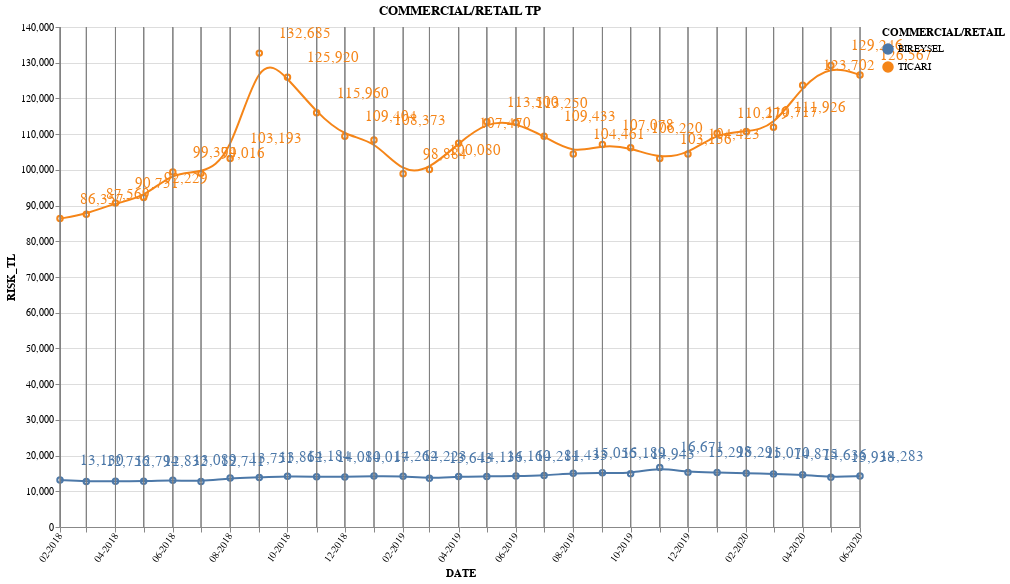
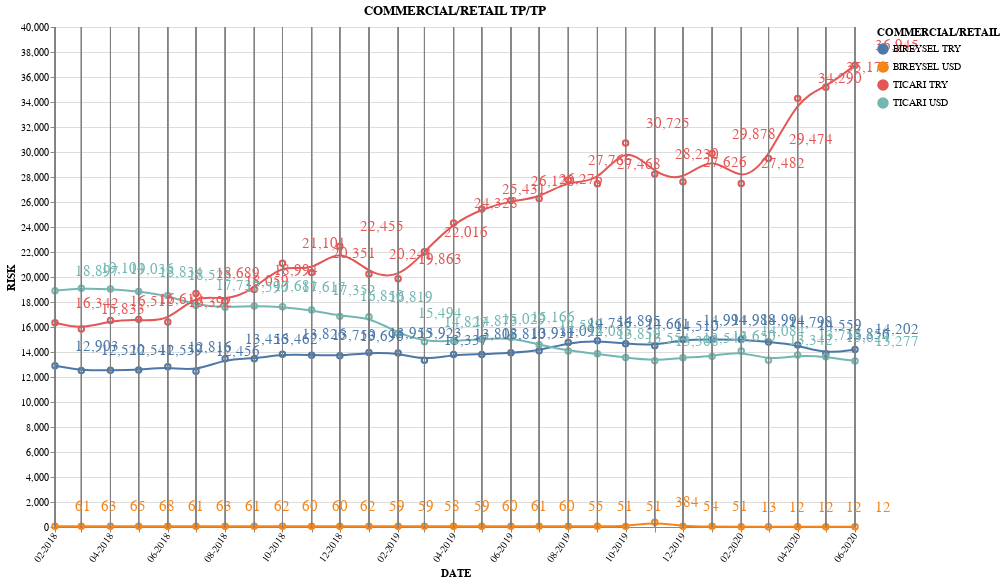
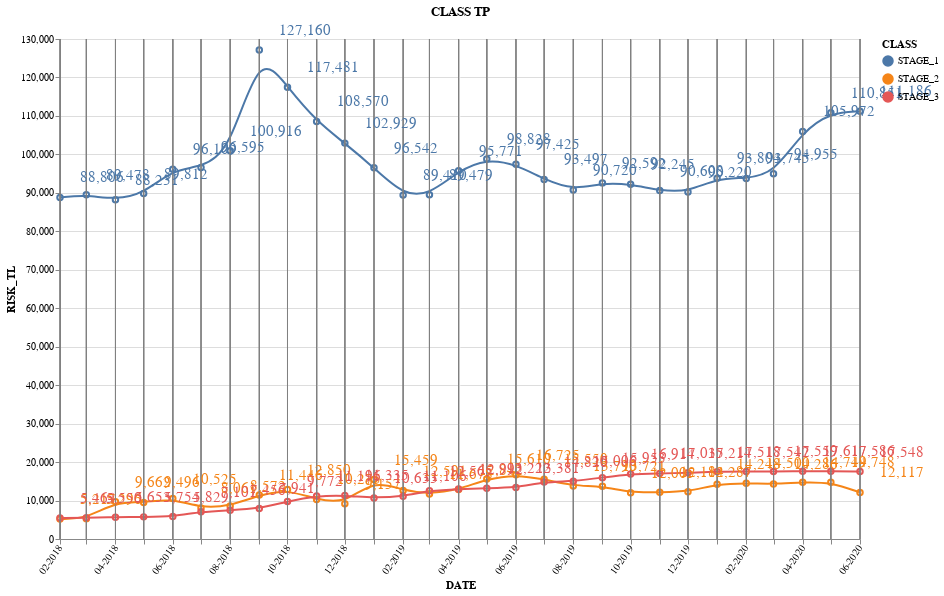
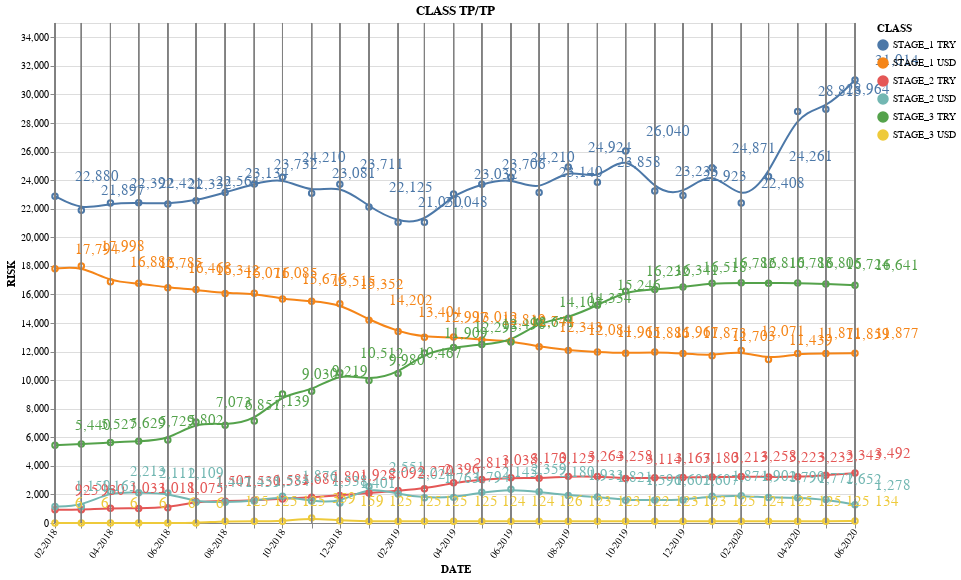

The notebook cell saved with these charts, in order:
### Markdown cell above
# Interactive Altair Charts

### Code cell
for col in ['COMMERCIAL/RETAIL','CLASS','PRODUCT_TYPE']:
    MakePlot(data, col, TP=True,  title=col + ' TP'    , save=False)
    MakePlot(data, col, TP=False, title=col + ' TP/TP', save=False)

### Figure 1 — Vega-Lite specification as saved in the notebook (floating-point values rounded to 4 significant figures)
{"config": {"view": {"continuousWidth": 400, "continuousHeight": 300}}, "layer": [{"mark": {"type": "line", "interpolate": "basis"}, "encoding": {"color": {"type": "nominal", "field": "COMMERCIAL/RETAIL"}, "x": {"type": "temporal", "axis": {"format": "%m-%Y", "labelAngle": -55}, "field": "DATE", "title": "DATE"}, "y": {"type": "quantitative", "field": "RISK_TL"}}, "title": "COMMERCIAL/RETAIL TP"}, {"mark": "point", "encoding": {"opacity": {"value": 0}, "x": {"type": "temporal", "field": "DATE"}}, "selection": {"selector025": {"type": "single", "nearest": true, "on": "mouseover", "fields": ["DATE"]}}}, {"mark": "point", "encoding": {"color": {"type": "nominal", "field": "COMMERCIAL/RETAIL"}, "opacity": {"condition": {"value": 1, "selection": "selector025"}, "value": 0}, "x": {"type": "temporal", "axis": {"format": "%m-%Y", "labelAngle": -55}, "field": "DATE", "title": "DATE"}, "y": {"type": "quantitative", "field": "RISK_TL"}}, "title": "COMMERCIAL/RETAIL TP"}, {"mark": {"type": "rule", "color": "gray"}, "encoding": {"x": {"type": "temporal", "field": "DATE"}}, "transform": [{"filter": {"selection": "selector025"}}]}, {"mark": {"type": "text", "align": "left", "dx": 20, "dy": -20, "fontSize": 15}, "encoding": {"color": {"type": "nominal", "field": "COMMERCIAL/RETAIL"}, "text": {"condition": {"type": "quantitative", "field": "RISK_TL", "format": ",.0f", "selection": "selector025"}, "value": " "}, "x": {"type": "temporal", "axis": {"format": "%m-%Y", "labelAngle": -55}, "field": "DATE", "title": "DATE"}, "y": {"type": "quantitative", "field": "RISK_TL"}}, "title": "COMMERCIAL/RETAIL TP"}], "data": {"name": "data-bb95eb8440b229c265a656243c3e9c9a"}, "height": 500, "width": 800, "$schema": "https://vega.github.io/schema/vega-lite/v4.8.1.json", "datasets": {"data-bb95eb8440b229c265a656243c3e9c9a": [{"DATE": "2018-02-01T00:00:00", "COMMERCIAL/RETAIL": "BIREYSEL", "RISK_TL": 13130.0}, {"DATE": "2018-02-01T00:00:00", "COMMERCIAL/RETAIL": "TICARI", "RISK_TL": 86360.0}, {"DATE": "2018-03-01T00:00:00", "COMMERCIAL/RETAIL": "BIREYSEL", "RISK_TL": 12760.0}, {"DATE": "2018-03-01T00:00:00", "COMMERCIAL/RETAIL": "TICARI", "RISK_TL": 87570.0}, {"DATE": "2018-04-01T00:00:00", "COMMERCIAL/RETAIL": "BIREYSEL", "RISK_TL": 12790.0}, {"DATE": "2018-04-01T00:00:00", "COMMERCIAL/RETAIL": "TICARI", "RISK_TL": 90750.0}, {"DATE": "2018-05-01T00:00:00", "COMMERCIAL/RETAIL": "BIREYSEL", "RISK_TL": 12830.0}, {"DATE": "2018-05-01T00:00:00", "COMMERCIAL/RETAIL": "TICARI", "RISK_TL": 92230.0}, {"DATE": "2018-06-01T00:00:00", "COMMERCIAL/RETAIL": "BIREYSEL", "RISK_TL": 13090.0}, {"DATE": "2018-06-01T00:00:00", "COMMERCIAL/RETAIL": "TICARI", "RISK_TL": 99370.0}, {"DATE": "2018-07-01T00:00:00", "COMMERCIAL/RETAIL": "BIREYSEL", "RISK_TL": 12740.0}, {"DATE": "2018-07-01T00:00:00", "COMMERCIAL/RETAIL": "TICARI", "RISK_TL": 99020.0}, {"DATE": "2018-08-01T00:00:00", "COMMERCIAL/RETAIL": "BIREYSEL", "RISK_TL": 13750.0}, {"DATE": "2018-08-01T00:00:00", "COMMERCIAL/RETAIL": "TICARI", "RISK_TL": 103200.0}, {"DATE": "2018-09-01T00:00:00", "COMMERCIAL/RETAIL": "BIREYSEL", "RISK_TL": 13860.0}, {"DATE": "2018-09-01T00:00:00", "COMMERCIAL/RETAIL": "TICARI", "RISK_TL": 132700.0}, {"DATE": "2018-10-01T00:00:00", "COMMERCIAL/RETAIL": "BIREYSEL", "RISK_TL": 14180.0}, {"DATE": "2018-10-01T00:00:00", "COMMERCIAL/RETAIL": "TICARI", "RISK_TL": 125900.0}, {"DATE": "2018-11-01T00:00:00", "COMMERCIAL/RETAIL": "BIREYSEL", "RISK_TL": 14080.0}, {"DATE": "2018-11-01T00:00:00", "COMMERCIAL/RETAIL": "TICARI", "RISK_TL": 116000.0}, {"DATE": "2018-12-01T00:00:00", "COMMERCIAL/RETAIL": "BIREYSEL", "RISK_TL": 14020.0}, {"DATE": "2018-12-01T00:00:00", "COMMERCIAL/RETAIL": "TICARI", "RISK_TL": 109400.0}, {"DATE": "2019-01-01T00:00:00", "COMMERCIAL/RETAIL": "BIREYSEL", "RISK_TL": 14260.0}, {"DATE": "2019-01-01T00:00:00", "COMMERCIAL/RETAIL": "TICARI", "RISK_TL": 108400.0}, {"DATE": "2019-02-01T00:00:00", "COMMERCIAL/RETAIL": "BIREYSEL", "RISK_TL": 14220.0}, {"DATE": "2019-02-01T00:00:00", "COMMERCIAL/RETAIL": "TICARI", "RISK_TL": 98880.0}, {"DATE": "2019-03-01T00:00:00", "COMMERCIAL/RETAIL": "BIREYSEL", "RISK_TL": 13640.0}, {"DATE": "2019-03-01T00:00:00", "COMMERCIAL/RETAIL": "TICARI", "RISK_TL": 100100.0}, {"DATE": "2019-04-01T00:00:00", "COMMERCIAL/RETAIL": "BIREYSEL", "RISK_TL": 14140.0}, {"DATE": "2019-04-01T00:00:00", "COMMERCIAL/RETAIL": "TICARI", "RISK_TL": 107500.0}, {"DATE": "2019-05-01T00:00:00", "COMMERCIAL/RETAIL": "BIREYSEL", "RISK_TL": 14160.0}, {"DATE": "2019-05-01T00:00:00", "COMMERCIAL/RETAIL": "TICARI", "RISK_TL": 113500.0}, {"DATE": "2019-06-01T00:00:00", "COMMERCIAL/RETAIL": "BIREYSEL", "RISK_TL": 14280.0}, {"DATE": "2019-06-01T00:00:00", "COMMERCIAL/RETAIL": "TICARI", "RISK_TL": 113200.0}, {"DATE": "2019-07-01T00:00:00", "COMMERCIAL/RETAIL": "BIREYSEL", "RISK_TL": 14430.0}, {"DATE": "2019-07-01T00:00:00", "COMMERCIAL/RETAIL": "TICARI", "RISK_TL": 109400.0}, {"DATE": "2019-08-01T00:00:00", "COMMERCIAL/RETAIL": "BIREYSEL", "RISK_TL": 15060.0}, {"DATE": "2019-08-01T00:00:00", "COMMERCIAL/RETAIL": "TICARI", "RISK_TL": 104500.0}, {"DATE": "2019-09-01T00:00:00", "COMMERCIAL/RETAIL": "BIREYSEL", "RISK_TL": 15190.0}, {"DATE": "2019-09-01T00:00:00", "COMMERCIAL/RETAIL": "TICARI", "RISK_TL": 107100.0}, {"DATE": "2019-10-01T00:00:00", "COMMERCIAL/RETAIL": "BIREYSEL", "RISK_TL": 14940.0}, {"DATE": "2019-10-01T00:00:00", "COMMERCIAL/RETAIL": "TICARI", "RISK_TL": 106200.0}, {"DATE": "2019-11-01T00:00:00", "COMMERCIAL/RETAIL": "BIREYSEL", "RISK_TL": 16670.0}, {"DATE": "2019-11-01T00:00:00", "COMMERCIAL/RETAIL": "TICARI", "RISK_TL": 103200.0}, {"DATE": "2019-12-01T00:00:00", "COMMERCIAL/RETAIL": "BIREYSEL", "RISK_TL": 15300.0}, {"DATE": "2019-12-01T00:00:00", "COMMERCIAL/RETAIL": "TICARI", "RISK_TL": 104400.0}, {"DATE": "2020-01-01T00:00:00", "COMMERCIAL/RETAIL": "BIREYSEL", "RISK_TL": 15290.0}, {"DATE": "2020-01-01T00:00:00", "COMMERCIAL/RETAIL": "TICARI", "RISK_TL": 110300.0}, {"DATE": "2020-02-01T00:00:00", "COMMERCIAL/RETAIL": "BIREYSEL", "RISK_TL": 15070.0}, {"DATE": "2020-02-01T00:00:00", "COMMERCIAL/RETAIL": "TICARI", "RISK_TL": 110700.0}, {"DATE": "2020-03-01T00:00:00", "COMMERCIAL/RETAIL": "BIREYSEL", "RISK_TL": 14870.0}, {"DATE": "2020-03-01T00:00:00", "COMMERCIAL/RETAIL": "TICARI", "RISK_TL": 111900.0}, {"DATE": "2020-04-01T00:00:00", "COMMERCIAL/RETAIL": "BIREYSEL", "RISK_TL": 14640.0}, {"DATE": "2020-04-01T00:00:00", "COMMERCIAL/RETAIL": "TICARI", "RISK_TL": 123700.0}, {"DATE": "2020-05-01T00:00:00", "COMMERCIAL/RETAIL": "BIREYSEL", "RISK_TL": 13940.0}, {"DATE": "2020-05-01T00:00:00", "COMMERCIAL/RETAIL": "TICARI", "RISK_TL": 129200.0}, {"DATE": "2020-06-01T00:00:00", "COMMERCIAL/RETAIL": "BIREYSEL", "RISK_TL": 14280.0}, {"DATE": "2020-06-01T00:00:00", "COMMERCIAL/RETAIL": "TICARI", "RISK_TL": 126600.0}]}}

### Figure 2 — Vega-Lite specification as saved in the notebook (floating-point values rounded to 4 significant figures)
{"config": {"view": {"continuousWidth": 400, "continuousHeight": 300}}, "layer": [{"mark": {"type": "line", "interpolate": "basis"}, "encoding": {"color": {"type": "nominal", "field": "COMMERCIAL/RETAIL"}, "x": {"type": "temporal", "axis": {"format": "%m-%Y", "labelAngle": -55}, "field": "DATE", "title": "DATE"}, "y": {"type": "quantitative", "field": "RISK"}}, "title": "COMMERCIAL/RETAIL TP/TP"}, {"mark": "point", "encoding": {"opacity": {"value": 0}, "x": {"type": "temporal", "field": "DATE"}}, "selection": {"selector026": {"type": "single", "nearest": true, "on": "mouseover", "fields": ["DATE"]}}}, {"mark": "point", "encoding": {"color": {"type": "nominal", "field": "COMMERCIAL/RETAIL"}, "opacity": {"condition": {"value": 1, "selection": "selector026"}, "value": 0}, "x": {"type": "temporal", "axis": {"format": "%m-%Y", "labelAngle": -55}, "field": "DATE", "title": "DATE"}, "y": {"type": "quantitative", "field": "RISK"}}, "title": "COMMERCIAL/RETAIL TP/TP"}, {"mark": {"type": "rule", "color": "gray"}, "encoding": {"x": {"type": "temporal", "field": "DATE"}}, "transform": [{"filter": {"selection": "selector026"}}]}, {"mark": {"type": "text", "align": "left", "dx": 20, "dy": -20, "fontSize": 15}, "encoding": {"color": {"type": "nominal", "field": "COMMERCIAL/RETAIL"}, "text": {"condition": {"type": "quantitative", "field": "RISK", "format": ",.0f", "selection": "selector026"}, "value": " "}, "x": {"type": "temporal", "axis": {"format": "%m-%Y", "labelAngle": -55}, "field": "DATE", "title": "DATE"}, "y": {"type": "quantitative", "field": "RISK"}}, "title": "COMMERCIAL/RETAIL TP/TP"}], "data": {"name": "data-11d53dd5ac1e2888c25da7c15662e256"}, "height": 500, "width": 800, "$schema": "https://vega.github.io/schema/vega-lite/v4.8.1.json", "datasets": {"data-11d53dd5ac1e2888c25da7c15662e256": [{"DATE": "2018-02-01T00:00:00", "COMMERCIAL/RETAIL": "BIREYSEL TRY", "CURRENCY": "TRY", "RISK": 12900.0}, {"DATE": "2018-02-01T00:00:00", "COMMERCIAL/RETAIL": "BIREYSEL USD", "CURRENCY": "USD", "RISK": 61.38}, {"DATE": "2018-02-01T00:00:00", "COMMERCIAL/RETAIL": "TICARI TRY", "CURRENCY": "TRY", "RISK": 16340.0}, {"DATE": "2018-02-01T00:00:00", "COMMERCIAL/RETAIL": "TICARI USD", "CURRENCY": "USD", "RISK": 18900.0}, {"DATE": "2018-03-01T00:00:00", "COMMERCIAL/RETAIL": "BIREYSEL TRY", "CURRENCY": "TRY", "RISK": 12520.0}, {"DATE": "2018-03-01T00:00:00", "COMMERCIAL/RETAIL": "BIREYSEL USD", "CURRENCY": "USD", "RISK": 62.68}, {"DATE": "2018-03-01T00:00:00", "COMMERCIAL/RETAIL": "TICARI TRY", "CURRENCY": "TRY", "RISK": 15830.0}, {"DATE": "2018-03-01T00:00:00", "COMMERCIAL/RETAIL": "TICARI USD", "CURRENCY": "USD", "RISK": 19100.0}, {"DATE": "2018-04-01T00:00:00", "COMMERCIAL/RETAIL": "BIREYSEL TRY", "CURRENCY": "TRY", "RISK": 12540.0}, {"DATE": "2018-04-01T00:00:00", "COMMERCIAL/RETAIL": "BIREYSEL USD", "CURRENCY": "USD", "RISK": 64.96}, {"DATE": "2018-04-01T00:00:00", "COMMERCIAL/RETAIL": "TICARI TRY", "CURRENCY": "TRY", "RISK": 16510.0}, {"DATE": "2018-04-01T00:00:00", "COMMERCIAL/RETAIL": "TICARI USD", "CURRENCY": "USD", "RISK": 19040.0}, {"DATE": "2018-05-01T00:00:00", "COMMERCIAL/RETAIL": "BIREYSEL TRY", "CURRENCY": "TRY", "RISK": 12560.0}, {"DATE": "2018-05-01T00:00:00", "COMMERCIAL/RETAIL": "BIREYSEL USD", "CURRENCY": "USD", "RISK": 68.12}, {"DATE": "2018-05-01T00:00:00", "COMMERCIAL/RETAIL": "TICARI TRY", "CURRENCY": "TRY", "RISK": 16610.0}, {"DATE": "2018-05-01T00:00:00", "COMMERCIAL/RETAIL": "TICARI USD", "CURRENCY": "USD", "RISK": 18830.0}, {"DATE": "2018-06-01T00:00:00", "COMMERCIAL/RETAIL": "BIREYSEL TRY", "CURRENCY": "TRY", "RISK": 12820.0}, {"DATE": "2018-06-01T00:00:00", "COMMERCIAL/RETAIL": "BIREYSEL USD", "CURRENCY": "USD", "RISK": 60.98}, {"DATE": "2018-06-01T00:00:00", "COMMERCIAL/RETAIL": "TICARI TRY", "CURRENCY": "TRY", "RISK": 16390.0}, {"DATE": "2018-06-01T00:00:00", "COMMERCIAL/RETAIL": "TICARI USD", "CURRENCY": "USD", "RISK": 18520.0}, {"DATE": "2018-07-01T00:00:00", "COMMERCIAL/RETAIL": "BIREYSEL TRY", "CURRENCY": "TRY", "RISK": 12460.0}, {"DATE": "2018-07-01T00:00:00", "COMMERCIAL/RETAIL": "BIREYSEL USD", "CURRENCY": "USD", "RISK": 62.85}, {"DATE": "2018-07-01T00:00:00", "COMMERCIAL/RETAIL": "TICARI TRY", "CURRENCY": "TRY", "RISK": 18690.0}, {"DATE": "2018-07-01T00:00:00", "COMMERCIAL/RETAIL": "TICARI USD", "CURRENCY": "USD", "RISK": 17730.0}, {"DATE": "2018-08-01T00:00:00", "COMMERCIAL/RETAIL": "BIREYSEL TRY", "CURRENCY": "TRY", "RISK": 13460.0}, {"DATE": "2018-08-01T00:00:00", "COMMERCIAL/RETAIL": "BIREYSEL USD", "CURRENCY": "USD", "RISK": 60.95}, {"DATE": "2018-08-01T00:00:00", "COMMERCIAL/RETAIL": "TICARI TRY", "CURRENCY": "TRY", "RISK": 18060.0}, {"DATE": "2018-08-01T00:00:00", "COMMERCIAL/RETAIL": "TICARI USD", "CURRENCY": "USD", "RISK": 17590.0}, {"DATE": "2018-09-01T00:00:00", "COMMERCIAL/RETAIL": "BIREYSEL TRY", "CURRENCY": "TRY", "RISK": 13460.0}, {"DATE": "2018-09-01T00:00:00", "COMMERCIAL/RETAIL": "BIREYSEL USD", "CURRENCY": "USD", "RISK": 62.21}, {"DATE": "2018-09-01T00:00:00", "COMMERCIAL/RETAIL": "TICARI TRY", "CURRENCY": "TRY", "RISK": 18990.0}, {"DATE": "2018-09-01T00:00:00", "COMMERCIAL/RETAIL": "TICARI USD", "CURRENCY": "USD", "RISK": 17680.0}, {"DATE": "2018-10-01T00:00:00", "COMMERCIAL/RETAIL": "BIREYSEL TRY", "CURRENCY": "TRY", "RISK": 13830.0}, {"DATE": "2018-10-01T00:00:00", "COMMERCIAL/RETAIL": "BIREYSEL USD", "CURRENCY": "USD", "RISK": 60.19}, {"DATE": "2018-10-01T00:00:00", "COMMERCIAL/RETAIL": "TICARI TRY", "CURRENCY": "TRY", "RISK": 21100.0}, {"DATE": "2018-10-01T00:00:00", "COMMERCIAL/RETAIL": "TICARI USD", "CURRENCY": "USD", "RISK": 17620.0}, {"DATE": "2018-11-01T00:00:00", "COMMERCIAL/RETAIL": "BIREYSEL TRY", "CURRENCY": "TRY", "RISK": 13750.0}, {"DATE": "2018-11-01T00:00:00", "COMMERCIAL/RETAIL": "BIREYSEL USD", "CURRENCY": "USD", "RISK": 59.9}, {"DATE": "2018-11-01T00:00:00", "COMMERCIAL/RETAIL": "TICARI TRY", "CURRENCY": "TRY", "RISK": 20350.0}, {"DATE": "2018-11-01T00:00:00", "COMMERCIAL/RETAIL": "TICARI USD", "CURRENCY": "USD", "RISK": 17350.0}, {"DATE": "2018-12-01T00:00:00", "COMMERCIAL/RETAIL": "BIREYSEL TRY", "CURRENCY": "TRY", "RISK": 13700.0}, {"DATE": "2018-12-01T00:00:00", "COMMERCIAL/RETAIL": "BIREYSEL USD", "CURRENCY": "USD", "RISK": 62.22}, {"DATE": "2018-12-01T00:00:00", "COMMERCIAL/RETAIL": "TICARI TRY", "CURRENCY": "TRY", "RISK": 22460.0}, {"DATE": "2018-12-01T00:00:00", "COMMERCIAL/RETAIL": "TICARI USD", "CURRENCY": "USD", "RISK": 16850.0}, {"DATE": "2019-01-01T00:00:00", "COMMERCIAL/RETAIL": "BIREYSEL TRY", "CURRENCY": "TRY", "RISK": 13960.0}, {"DATE": "2019-01-01T00:00:00", "COMMERCIAL/RETAIL": "BIREYSEL USD", "CURRENCY": "USD", "RISK": 58.53}, {"DATE": "2019-01-01T00:00:00", "COMMERCIAL/RETAIL": "TICARI TRY", "CURRENCY": "TRY", "RISK": 20240.0}, {"DATE": "2019-01-01T00:00:00", "COMMERCIAL/RETAIL": "TICARI USD", "CURRENCY": "USD", "RISK": 16820.0}, {"DATE": "2019-02-01T00:00:00", "COMMERCIAL/RETAIL": "BIREYSEL TRY", "CURRENCY": "TRY", "RISK": 13920.0}, {"DATE": "2019-02-01T00:00:00", "COMMERCIAL/RETAIL": "BIREYSEL USD", "CURRENCY": "USD", "RISK": 58.74}, {"DATE": "2019-02-01T00:00:00", "COMMERCIAL/RETAIL": "TICARI TRY", "CURRENCY": "TRY", "RISK": 19860.0}, {"DATE": "2019-02-01T00:00:00", "COMMERCIAL/RETAIL": "TICARI USD", "CURRENCY": "USD", "RISK": 15490.0}, {"DATE": "2019-03-01T00:00:00", "COMMERCIAL/RETAIL": "BIREYSEL TRY", "CURRENCY": "TRY", "RISK": 13340.0}, {"DATE": "2019-03-01T00:00:00", "COMMERCIAL/RETAIL": "BIREYSEL USD", "CURRENCY": "USD", "RISK": 58.07}, {"DATE": "2019-03-01T00:00:00", "COMMERCIAL/RETAIL": "TICARI TRY", "CURRENCY": "TRY", "RISK": 22020.0}, {"DATE": "2019-03-01T00:00:00", "COMMERCIAL/RETAIL": "TICARI USD", "CURRENCY": "USD", "RISK": 14830.0}, {"DATE": "2019-04-01T00:00:00", "COMMERCIAL/RETAIL": "BIREYSEL TRY", "CURRENCY": "TRY", "RISK": 13810.0}, {"DATE": "2019-04-01T00:00:00", "COMMERCIAL/RETAIL": "BIREYSEL USD", "CURRENCY": "USD", "RISK": 58.55}, {"DATE": "2019-04-01T00:00:00", "COMMERCIAL/RETAIL": "TICARI TRY", "CURRENCY": "TRY", "RISK": 24330.0}, {"DATE": "2019-04-01T00:00:00", "COMMERCIAL/RETAIL": "TICARI USD", "CURRENCY": "USD", "RISK": 14870.0}, {"DATE": "2019-05-01T00:00:00", "COMMERCIAL/RETAIL": "BIREYSEL TRY", "CURRENCY": "TRY", "RISK": 13810.0}, {"DATE": "2019-05-01T00:00:00", "COMMERCIAL/RETAIL": "BIREYSEL USD", "CURRENCY": "USD", "RISK": 59.85}, {"DATE": "2019-05-01T00:00:00", "COMMERCIAL/RETAIL": "TICARI TRY", "CURRENCY": "TRY", "RISK": 25430.0}, {"DATE": "2019-05-01T00:00:00", "COMMERCIAL/RETAIL": "TICARI USD", "CURRENCY": "USD", "RISK": 15030.0}, {"DATE": "2019-06-01T00:00:00", "COMMERCIAL/RETAIL": "BIREYSEL TRY", "CURRENCY": "TRY", "RISK": 13930.0}, {"DATE": "2019-06-01T00:00:00", "COMMERCIAL/RETAIL": "BIREYSEL USD", "CURRENCY": "USD", "RISK": 60.89}, {"DATE": "2019-06-01T00:00:00", "COMMERCIAL/RETAIL": "TICARI TRY", "CURRENCY": "TRY", "RISK": 26120.0}, {"DATE": "2019-06-01T00:00:00", "COMMERCIAL/RETAIL": "TICARI USD", "CURRENCY": "USD", "RISK": 15170.0}, {"DATE": "2019-07-01T00:00:00", "COMMERCIAL/RETAIL": "BIREYSEL TRY", "CURRENCY": "TRY", "RISK": 14090.0}, {"DATE": "2019-07-01T00:00:00", "COMMERCIAL/RETAIL": "BIREYSEL USD", "CURRENCY": "USD", "RISK": 59.81}, {"DATE": "2019-07-01T00:00:00", "COMMERCIAL/RETAIL": "TICARI TRY", "CURRENCY": "TRY", "RISK": 26280.0}, {"DATE": "2019-07-01T00:00:00", "COMMERCIAL/RETAIL": "TICARI USD", "CURRENCY": "USD", "RISK": 14590.0}, {"DATE": "2019-08-01T00:00:00", "COMMERCIAL/RETAIL": "BIREYSEL TRY", "CURRENCY": "TRY", "RISK": 14760.0}, {"DATE": "2019-08-01T00:00:00", "COMMERCIAL/RETAIL": "BIREYSEL USD", "CURRENCY": "USD", "RISK": 55.05}, {"DATE": "2019-08-01T00:00:00", "COMMERCIAL/RETAIL": "TICARI TRY", "CURRENCY": "TRY", "RISK": 27770.0}, {"DATE": "2019-08-01T00:00:00", "COMMERCIAL/RETAIL": "TICARI USD", "CURRENCY": "USD", "RISK": 14090.0}, {"DATE": "2019-09-01T00:00:00", "COMMERCIAL/RETAIL": "BIREYSEL TRY", "CURRENCY": "TRY", "RISK": 14890.0}, {"DATE": "2019-09-01T00:00:00", "COMMERCIAL/RETAIL": "BIREYSEL USD", "CURRENCY": "USD", "RISK": 51.18}, {"DATE": "2019-09-01T00:00:00", "COMMERCIAL/RETAIL": "TICARI TRY", "CURRENCY": "TRY", "RISK": 27470.0}, {"DATE": "2019-09-01T00:00:00", "COMMERCIAL/RETAIL": "TICARI USD", "CURRENCY": "USD", "RISK": 13860.0}, {"DATE": "2019-10-01T00:00:00", "COMMERCIAL/RETAIL": "BIREYSEL TRY", "CURRENCY": "TRY", "RISK": 14660.0}, {"DATE": "2019-10-01T00:00:00", "COMMERCIAL/RETAIL": "BIREYSEL USD", "CURRENCY": "USD", "RISK": 50.73}, {"DATE": "2019-10-01T00:00:00", "COMMERCIAL/RETAIL": "TICARI TRY", "CURRENCY": "TRY", "RISK": 30730.0}, {"DATE": "2019-10-01T00:00:00", "COMMERCIAL/RETAIL": "TICARI USD", "CURRENCY": "USD", "RISK": 13550.0}, {"DATE": "2019-11-01T00:00:00", "COMMERCIAL/RETAIL": "BIREYSEL TRY", "CURRENCY": "TRY", "RISK": 14510.0}, {"DATE": "2019-11-01T00:00:00", "COMMERCIAL/RETAIL": "BIREYSEL USD", "CURRENCY": "USD", "RISK": 383.9}, {"DATE": "2019-11-01T00:00:00", "COMMERCIAL/RETAIL": "TICARI TRY", "CURRENCY": "TRY", "RISK": 28230.0}, {"DATE": "2019-11-01T00:00:00", "COMMERCIAL/RETAIL": "TICARI USD", "CURRENCY": "USD", "RISK": 13310.0}, {"DATE": "2019-12-01T00:00:00", "COMMERCIAL/RETAIL": "BIREYSEL TRY", "CURRENCY": "TRY", "RISK": 14990.0}, {"DATE": "2019-12-01T00:00:00", "COMMERCIAL/RETAIL": "BIREYSEL USD", "CURRENCY": "USD", "RISK": 53.57}, {"DATE": "2019-12-01T00:00:00", "COMMERCIAL/RETAIL": "TICARI TRY", "CURRENCY": "TRY", "RISK": 27630.0}, {"DATE": "2019-12-01T00:00:00", "COMMERCIAL/RETAIL": "TICARI USD", "CURRENCY": "USD", "RISK": 13550.0}, {"DATE": "2020-01-01T00:00:00", "COMMERCIAL/RETAIL": "BIREYSEL TRY", "CURRENCY": "TRY", "RISK": 14990.0}, {"DATE": "2020-01-01T00:00:00", "COMMERCIAL/RETAIL": "BIREYSEL USD", "CURRENCY": "USD", "RISK": 51.39}, {"DATE": "2020-01-01T00:00:00", "COMMERCIAL/RETAIL": "TICARI TRY", "CURRENCY": "TRY", "RISK": 29880.0}, {"DATE": "2020-01-01T00:00:00", "COMMERCIAL/RETAIL": "TICARI USD", "CURRENCY": "USD", "RISK": 13650.0}, {"DATE": "2020-02-01T00:00:00", "COMMERCIAL/RETAIL": "BIREYSEL TRY", "CURRENCY": "TRY", "RISK": 14990.0}, {"DATE": "2020-02-01T00:00:00", "COMMERCIAL/RETAIL": "BIREYSEL USD", "CURRENCY": "USD", "RISK": 12.94}, {"DATE": "2020-02-01T00:00:00", "COMMERCIAL/RETAIL": "TICARI TRY", "CURRENCY": "TRY", "RISK": 27480.0}, {"DATE": "2020-02-01T00:00:00", "COMMERCIAL/RETAIL": "TICARI USD", "CURRENCY": "USD", "RISK": 14080.0}, {"DATE": "2020-03-01T00:00:00", "COMMERCIAL/RETAIL": "BIREYSEL TRY", "CURRENCY": "TRY", "RISK": 14800.0}, {"DATE": "2020-03-01T00:00:00", "COMMERCIAL/RETAIL": "BIREYSEL USD", "CURRENCY": "USD", "RISK": 12.49}, {"DATE": "2020-03-01T00:00:00", "COMMERCIAL/RETAIL": "TICARI TRY", "CURRENCY": "TRY", "RISK": 29470.0}, {"DATE": "2020-03-01T00:00:00", "COMMERCIAL/RETAIL": "TICARI USD", "CURRENCY": "USD", "RISK": 13340.0}, {"DATE": "2020-04-01T00:00:00", "COMMERCIAL/RETAIL": "BIREYSEL TRY", "CURRENCY": "TRY", "RISK": 14560.0}, {"DATE": "2020-04-01T00:00:00", "COMMERCIAL/RETAIL": "BIREYSEL USD", "CURRENCY": "USD", "RISK": 11.89}, {"DATE": "2020-04-01T00:00:00", "COMMERCIAL/RETAIL": "TICARI TRY", "CURRENCY": "TRY", "RISK": 34290.0}, {"DATE": "2020-04-01T00:00:00", "COMMERCIAL/RETAIL": "TICARI USD", "CURRENCY": "USD", "RISK": 13760.0}, {"DATE": "2020-05-01T00:00:00", "COMMERCIAL/RETAIL": "BIREYSEL TRY", "CURRENCY": "TRY", "RISK": 13860.0}, {"DATE": "2020-05-01T00:00:00", "COMMERCIAL/RETAIL": "BIREYSEL USD", "CURRENCY": "USD", "RISK": 11.89}, {"DATE": "2020-05-01T00:00:00", "COMMERCIAL/RETAIL": "TICARI TRY", "CURRENCY": "TRY", "RISK": 35180.0}, {"DATE": "2020-05-01T00:00:00", "COMMERCIAL/RETAIL": "TICARI USD", "CURRENCY": "USD", "RISK": 13620.0}, {"DATE": "2020-06-01T00:00:00", "COMMERCIAL/RETAIL": "BIREYSEL TRY", "CURRENCY": "TRY", "RISK": 14200.0}, {"DATE": "2020-06-01T00:00:00", "COMMERCIAL/RETAIL": "BIREYSEL USD", "CURRENCY": "USD", "RISK": 12.02}, {"DATE": "2020-06-01T00:00:00", "COMMERCIAL/RETAIL": "TICARI TRY", "CURRENCY": "TRY", "RISK": 36940.0}, {"DATE": "2020-06-01T00:00:00", "COMMERCIAL/RETAIL": "TICARI USD", "CURRENCY": "USD", "RISK": 13280.0}]}}

### Figure 3 — Vega-Lite specification as saved in the notebook (floating-point values rounded to 4 significant figures)
{"config": {"view": {"continuousWidth": 400, "continuousHeight": 300}}, "layer": [{"mark": {"type": "line", "interpolate": "basis"}, "encoding": {"color": {"type": "nominal", "field": "CLASS"}, "x": {"type": "temporal", "axis": {"format": "%m-%Y", "labelAngle": -55}, "field": "DATE", "title": "DATE"}, "y": {"type": "quantitative", "field": "RISK_TL"}}, "title": "CLASS TP"}, {"mark": "point", "encoding": {"opacity": {"value": 0}, "x": {"type": "temporal", "field": "DATE"}}, "selection": {"selector027": {"type": "single", "nearest": true, "on": "mouseover", "fields": ["DATE"]}}}, {"mark": "point", "encoding": {"color": {"type": "nominal", "field": "CLASS"}, "opacity": {"condition": {"value": 1, "selection": "selector027"}, "value": 0}, "x": {"type": "temporal", "axis": {"format": "%m-%Y", "labelAngle": -55}, "field": "DATE", "title": "DATE"}, "y": {"type": "quantitative", "field": "RISK_TL"}}, "title": "CLASS TP"}, {"mark": {"type": "rule", "color": "gray"}, "encoding": {"x": {"type": "temporal", "field": "DATE"}}, "transform": [{"filter": {"selection": "selector027"}}]}, {"mark": {"type": "text", "align": "left", "dx": 20, "dy": -20, "fontSize": 15}, "encoding": {"color": {"type": "nominal", "field": "CLASS"}, "text": {"condition": {"type": "quantitative", "field": "RISK_TL", "format": ",.0f", "selection": "selector027"}, "value": " "}, "x": {"type": "temporal", "axis": {"format": "%m-%Y", "labelAngle": -55}, "field": "DATE", "title": "DATE"}, "y": {"type": "quantitative", "field": "RISK_TL"}}, "title": "CLASS TP"}], "data": {"name": "data-a43140a2d8a58744efc79213e7c4aeb5"}, "height": 500, "width": 800, "$schema": "https://vega.github.io/schema/vega-lite/v4.8.1.json", "datasets": {"data-a43140a2d8a58744efc79213e7c4aeb5": [{"DATE": "2018-02-01T00:00:00", "CLASS": "STAGE_1", "RISK_TL": 88810.0}, {"DATE": "2018-02-01T00:00:00", "CLASS": "STAGE_2", "RISK_TL": 5217.0}, {"DATE": "2018-02-01T00:00:00", "CLASS": "STAGE_3", "RISK_TL": 5464.0}, {"DATE": "2018-03-01T00:00:00", "CLASS": "STAGE_1", "RISK_TL": 89480.0}, {"DATE": "2018-03-01T00:00:00", "CLASS": "STAGE_2", "RISK_TL": 5296.0}, {"DATE": "2018-03-01T00:00:00", "CLASS": "STAGE_3", "RISK_TL": 5550.0}, {"DATE": "2018-04-01T00:00:00", "CLASS": "STAGE_1", "RISK_TL": 88230.0}, {"DATE": "2018-04-01T00:00:00", "CLASS": "STAGE_2", "RISK_TL": 9662.0}, {"DATE": "2018-04-01T00:00:00", "CLASS": "STAGE_3", "RISK_TL": 5653.0}, {"DATE": "2018-05-01T00:00:00", "CLASS": "STAGE_1", "RISK_TL": 89810.0}, {"DATE": "2018-05-01T00:00:00", "CLASS": "STAGE_2", "RISK_TL": 9496.0}, {"DATE": "2018-05-01T00:00:00", "CLASS": "STAGE_3", "RISK_TL": 5754.0}, {"DATE": "2018-06-01T00:00:00", "CLASS": "STAGE_1", "RISK_TL": 96110.0}, {"DATE": "2018-06-01T00:00:00", "CLASS": "STAGE_2", "RISK_TL": 10530.0}, {"DATE": "2018-06-01T00:00:00", "CLASS": "STAGE_3", "RISK_TL": 5829.0}, {"DATE": "2018-07-01T00:00:00", "CLASS": "STAGE_1", "RISK_TL": 96600.0}, {"DATE": "2018-07-01T00:00:00", "CLASS": "STAGE_2", "RISK_TL": 8061.0}, {"DATE": "2018-07-01T00:00:00", "CLASS": "STAGE_3", "RISK_TL": 7101.0}, {"DATE": "2018-08-01T00:00:00", "CLASS": "STAGE_1", "RISK_TL": 100900.0}, {"DATE": "2018-08-01T00:00:00", "CLASS": "STAGE_2", "RISK_TL": 8572.0}, {"DATE": "2018-08-01T00:00:00", "CLASS": "STAGE_3", "RISK_TL": 7456.0}, {"DATE": "2018-09-01T00:00:00", "CLASS": "STAGE_1", "RISK_TL": 127200.0}, {"DATE": "2018-09-01T00:00:00", "CLASS": "STAGE_2", "RISK_TL": 11450.0}, {"DATE": "2018-09-01T00:00:00", "CLASS": "STAGE_3", "RISK_TL": 7941.0}, {"DATE": "2018-10-01T00:00:00", "CLASS": "STAGE_1", "RISK_TL": 117500.0}, {"DATE": "2018-10-01T00:00:00", "CLASS": "STAGE_2", "RISK_TL": 12850.0}, {"DATE": "2018-10-01T00:00:00", "CLASS": "STAGE_3", "RISK_TL": 9772.0}, {"DATE": "2018-11-01T00:00:00", "CLASS": "STAGE_1", "RISK_TL": 108600.0}, {"DATE": "2018-11-01T00:00:00", "CLASS": "STAGE_2", "RISK_TL": 10270.0}, {"DATE": "2018-11-01T00:00:00", "CLASS": "STAGE_3", "RISK_TL": 11200.0}, {"DATE": "2018-12-01T00:00:00", "CLASS": "STAGE_1", "RISK_TL": 102900.0}, {"DATE": "2018-12-01T00:00:00", "CLASS": "STAGE_2", "RISK_TL": 9157.0}, {"DATE": "2018-12-01T00:00:00", "CLASS": "STAGE_3", "RISK_TL": 11330.0}, {"DATE": "2019-01-01T00:00:00", "CLASS": "STAGE_1", "RISK_TL": 96540.0}, {"DATE": "2019-01-01T00:00:00", "CLASS": "STAGE_2", "RISK_TL": 15460.0}, {"DATE": "2019-01-01T00:00:00", "CLASS": "STAGE_3", "RISK_TL": 10630.0}, {"DATE": "2019-02-01T00:00:00", "CLASS": "STAGE_1", "RISK_TL": 89410.0}, {"DATE": "2019-02-01T00:00:00", "CLASS": "STAGE_2", "RISK_TL": 12590.0}, {"DATE": "2019-02-01T00:00:00", "CLASS": "STAGE_3", "RISK_TL": 11110.0}, {"DATE": "2019-03-01T00:00:00", "CLASS": "STAGE_1", "RISK_TL": 89480.0}, {"DATE": "2019-03-01T00:00:00", "CLASS": "STAGE_2", "RISK_TL": 11680.0}, {"DATE": "2019-03-01T00:00:00", "CLASS": "STAGE_3", "RISK_TL": 12570.0}, {"DATE": "2019-04-01T00:00:00", "CLASS": "STAGE_1", "RISK_TL": 95770.0}, {"DATE": "2019-04-01T00:00:00", "CLASS": "STAGE_2", "RISK_TL": 12840.0}, {"DATE": "2019-04-01T00:00:00", "CLASS": "STAGE_3", "RISK_TL": 12990.0}, {"DATE": "2019-05-01T00:00:00", "CLASS": "STAGE_1", "RISK_TL": 98830.0}, {"DATE": "2019-05-01T00:00:00", "CLASS": "STAGE_2", "RISK_TL": 15610.0}, {"DATE": "2019-05-01T00:00:00", "CLASS": "STAGE_3", "RISK_TL": 13220.0}, {"DATE": "2019-06-01T00:00:00", "CLASS": "STAGE_1", "RISK_TL": 97430.0}, {"DATE": "2019-06-01T00:00:00", "CLASS": "STAGE_2", "RISK_TL": 16720.0}, {"DATE": "2019-06-01T00:00:00", "CLASS": "STAGE_3", "RISK_TL": 13380.0}, {"DATE": "2019-07-01T00:00:00", "CLASS": "STAGE_1", "RISK_TL": 93500.0}, {"DATE": "2019-07-01T00:00:00", "CLASS": "STAGE_2", "RISK_TL": 15550.0}, {"DATE": "2019-07-01T00:00:00", "CLASS": "STAGE_3", "RISK_TL": 14820.0}, {"DATE": "2019-08-01T00:00:00", "CLASS": "STAGE_1", "RISK_TL": 90720.0}, {"DATE": "2019-08-01T00:00:00", "CLASS": "STAGE_2", "RISK_TL": 13790.0}, {"DATE": "2019-08-01T00:00:00", "CLASS": "STAGE_3", "RISK_TL": 15010.0}, {"DATE": "2019-09-01T00:00:00", "CLASS": "STAGE_1", "RISK_TL": 92590.0}, {"DATE": "2019-09-01T00:00:00", "CLASS": "STAGE_2", "RISK_TL": 13720.0}, {"DATE": "2019-09-01T00:00:00", "CLASS": "STAGE_3", "RISK_TL": 15950.0}, {"DATE": "2019-10-01T00:00:00", "CLASS": "STAGE_1", "RISK_TL": 92240.0}, {"DATE": "2019-10-01T00:00:00", "CLASS": "STAGE_2", "RISK_TL": 12000.0}, {"DATE": "2019-10-01T00:00:00", "CLASS": "STAGE_3", "RISK_TL": 16910.0}, {"DATE": "2019-11-01T00:00:00", "CLASS": "STAGE_1", "RISK_TL": 90610.0}, {"DATE": "2019-11-01T00:00:00", "CLASS": "STAGE_2", "RISK_TL": 12180.0}, {"DATE": "2019-11-01T00:00:00", "CLASS": "STAGE_3", "RISK_TL": 17030.0}, {"DATE": "2019-12-01T00:00:00", "CLASS": "STAGE_1", "RISK_TL": 90220.0}, {"DATE": "2019-12-01T00:00:00", "CLASS": "STAGE_2", "RISK_TL": 12290.0}, {"DATE": "2019-12-01T00:00:00", "CLASS": "STAGE_3", "RISK_TL": 17210.0}, {"DATE": "2020-01-01T00:00:00", "CLASS": "STAGE_1", "RISK_TL": 93800.0}, {"DATE": "2020-01-01T00:00:00", "CLASS": "STAGE_2", "RISK_TL": 14250.0}, {"DATE": "2020-01-01T00:00:00", "CLASS": "STAGE_3", "RISK_TL": 17520.0}, {"DATE": "2020-02-01T00:00:00", "CLASS": "STAGE_1", "RISK_TL": 93750.0}, {"DATE": "2020-02-01T00:00:00", "CLASS": "STAGE_2", "RISK_TL": 14500.0}, {"DATE": "2020-02-01T00:00:00", "CLASS": "STAGE_3", "RISK_TL": 17540.0}, {"DATE": "2020-03-01T00:00:00", "CLASS": "STAGE_1", "RISK_TL": 94960.0}, {"DATE": "2020-03-01T00:00:00", "CLASS": "STAGE_2", "RISK_TL": 14290.0}, {"DATE": "2020-03-01T00:00:00", "CLASS": "STAGE_3", "RISK_TL": 17560.0}, {"DATE": "2020-04-01T00:00:00", "CLASS": "STAGE_1", "RISK_TL": 106000.0}, {"DATE": "2020-04-01T00:00:00", "CLASS": "STAGE_2", "RISK_TL": 14750.0}, {"DATE": "2020-04-01T00:00:00", "CLASS": "STAGE_3", "RISK_TL": 17620.0}, {"DATE": "2020-05-01T00:00:00", "CLASS": "STAGE_1", "RISK_TL": 110900.0}, {"DATE": "2020-05-01T00:00:00", "CLASS": "STAGE_2", "RISK_TL": 14750.0}, {"DATE": "2020-05-01T00:00:00", "CLASS": "STAGE_3", "RISK_TL": 17590.0}, {"DATE": "2020-06-01T00:00:00", "CLASS": "STAGE_1", "RISK_TL": 111200.0}, {"DATE": "2020-06-01T00:00:00", "CLASS": "STAGE_2", "RISK_TL": 12120.0}, {"DATE": "2020-06-01T00:00:00", "CLASS": "STAGE_3", "RISK_TL": 17550.0}]}}

### Figure 4 — Vega-Lite specification as saved in the notebook (floating-point values rounded to 4 significant figures; data arrays with more than 128 entries replaced by an {"elided": "..."} marker saying what was removed)
{"config": {"view": {"continuousWidth": 400, "continuousHeight": 300}}, "layer": [{"mark": {"type": "line", "interpolate": "basis"}, "encoding": {"color": {"type": "nominal", "field": "CLASS"}, "x": {"type": "temporal", "axis": {"format": "%m-%Y", "labelAngle": -55}, "field": "DATE", "title": "DATE"}, "y": {"type": "quantitative", "field": "RISK"}}, "title": "CLASS TP/TP"}, {"mark": "point", "encoding": {"opacity": {"value": 0}, "x": {"type": "temporal", "field": "DATE"}}, "selection": {"selector028": {"type": "single", "nearest": true, "on": "mouseover", "fields": ["DATE"]}}}, {"mark": "point", "encoding": {"color": {"type": "nominal", "field": "CLASS"}, "opacity": {"condition": {"value": 1, "selection": "selector028"}, "value": 0}, "x": {"type": "temporal", "axis": {"format": "%m-%Y", "labelAngle": -55}, "field": "DATE", "title": "DATE"}, "y": {"type": "quantitative", "field": "RISK"}}, "title": "CLASS TP/TP"}, {"mark": {"type": "rule", "color": "gray"}, "encoding": {"x": {"type": "temporal", "field": "DATE"}}, "transform": [{"filter": {"selection": "selector028"}}]}, {"mark": {"type": "text", "align": "left", "dx": 20, "dy": -20, "fontSize": 15}, "encoding": {"color": {"type": "nominal", "field": "CLASS"}, "text": {"condition": {"type": "quantitative", "field": "RISK", "format": ",.0f", "selection": "selector028"}, "value": " "}, "x": {"type": "temporal", "axis": {"format": "%m-%Y", "labelAngle": -55}, "field": "DATE", "title": "DATE"}, "y": {"type": "quantitative", "field": "RISK"}}, "title": "CLASS TP/TP"}], "data": {"name": "data-8072c59f0af8e310358cb0d577cfc73d"}, "height": 500, "width": 800, "$schema": "https://vega.github.io/schema/vega-lite/v4.8.1.json", "datasets": {"data-8072c59f0af8e310358cb0d577cfc73d": {"elided": "174 records"}}}
